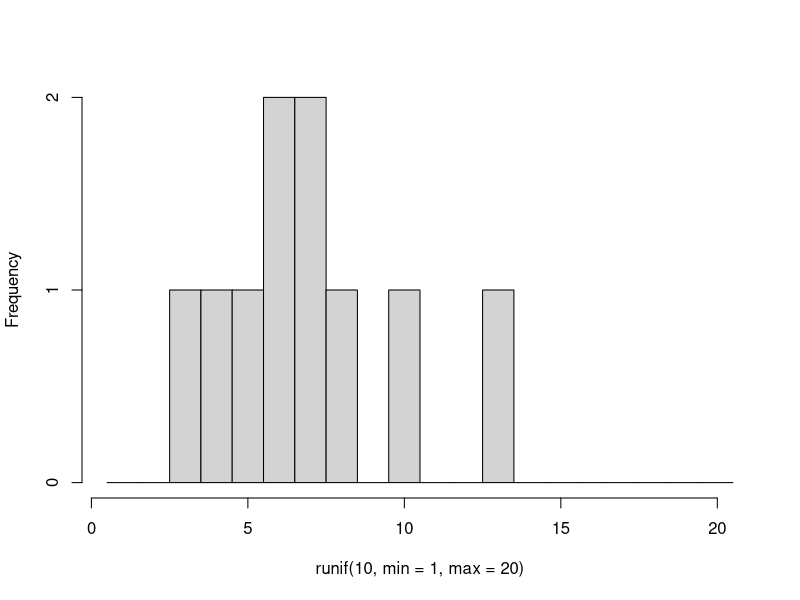
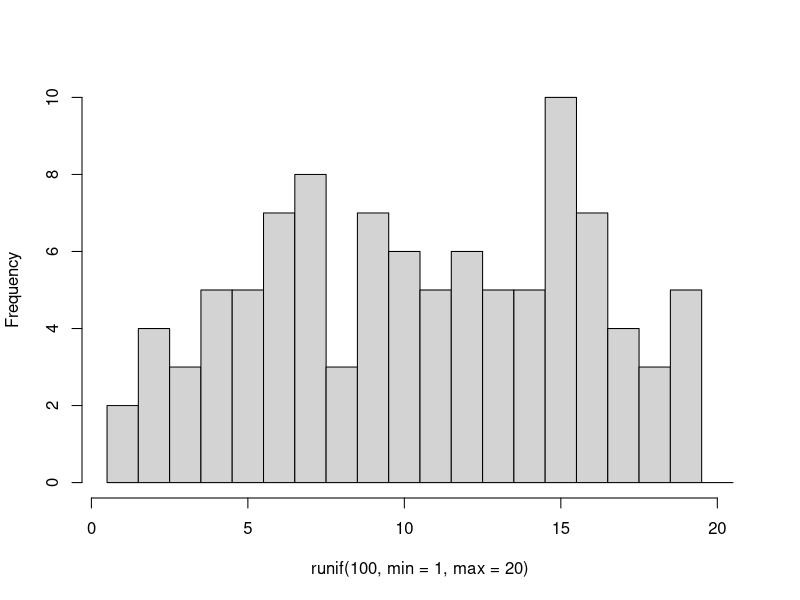
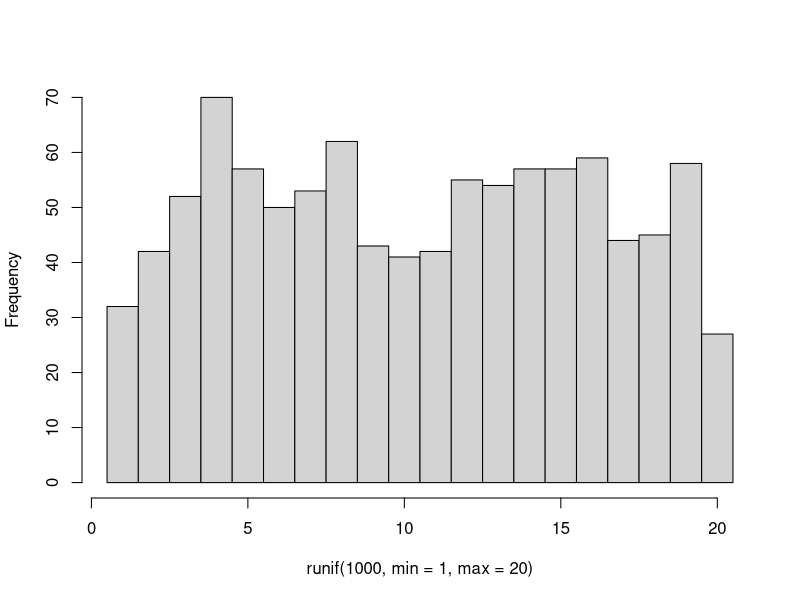
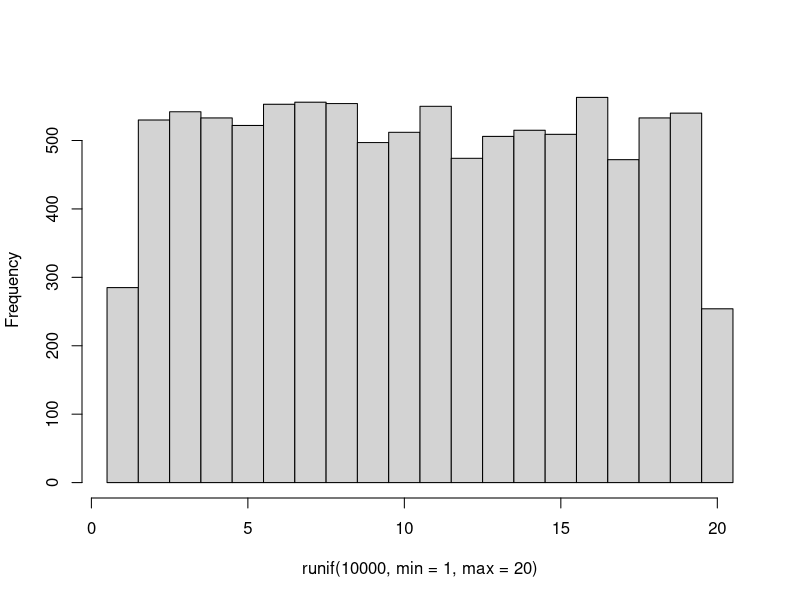
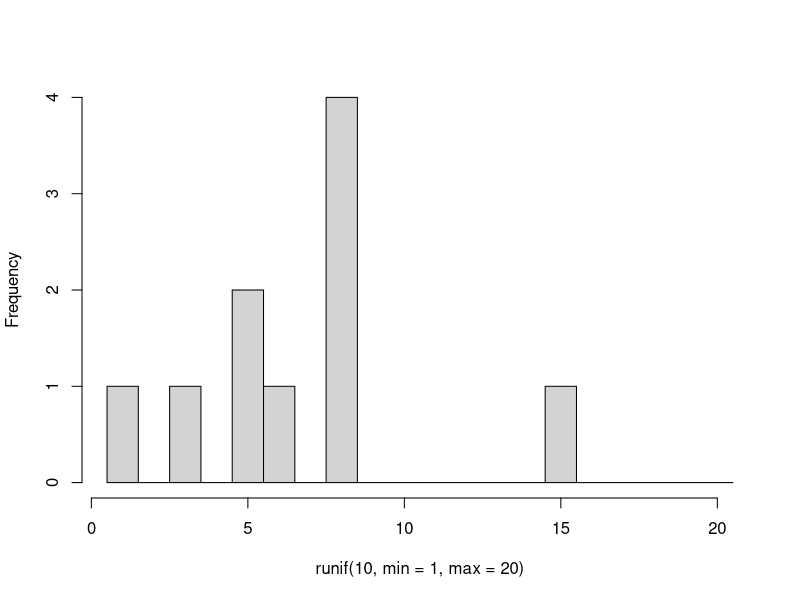
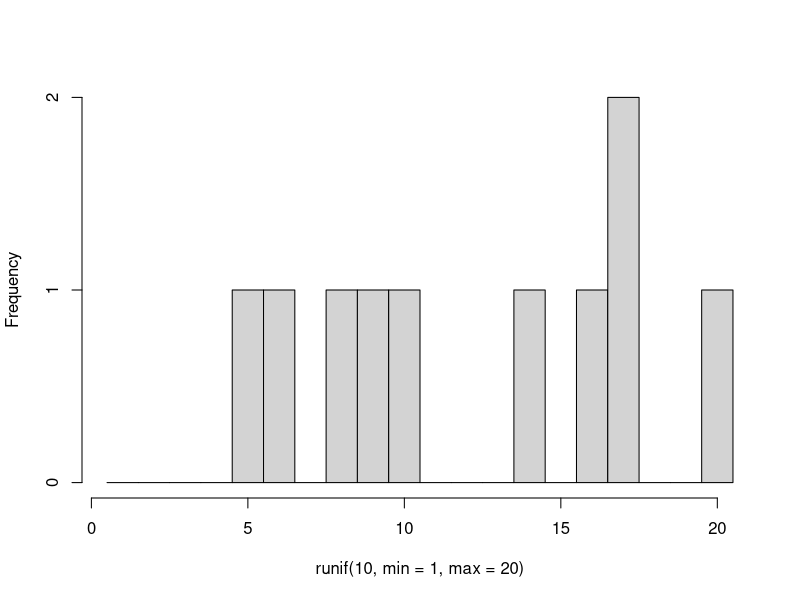
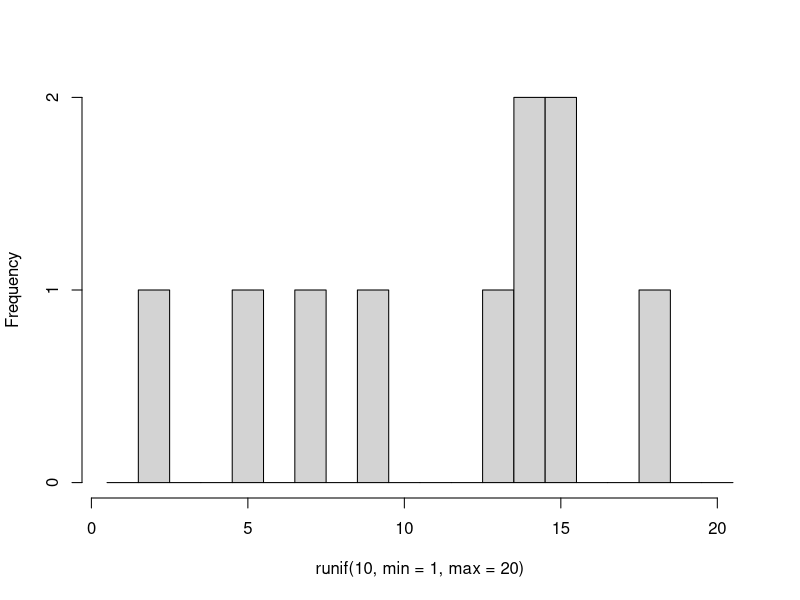
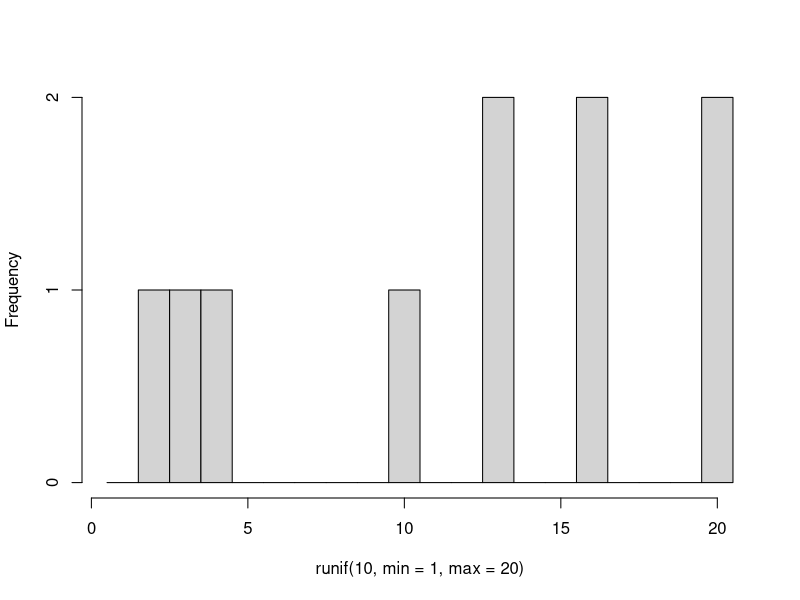

Here is the R script that generated these plots, in order:
## ---- chunk 1

runif(1)

runif(10)

## ---- chunk 2

runif(1, min = 6, max = 9)

runif(10, min = 4, max = 20)

## ---- chunk 3

floor(runif(1, min = 1, max = 6))

## ---- chunk 4
#| layout-ncol: 2
#| fig-cap: 
#|   - "10 rolls"
#|   - "100 rolls"
#|   - "1000 rolls" 
#|   - "10000 rolls"
#| echo: false

hist(runif(10, min = 1, max = 20), breaks = seq(from = 0.5, to = 20.5), main = NULL)
hist(runif(100, min = 1, max = 20), breaks = seq(from = 0.5, to = 20.5), main = NULL)
hist(runif(1000, min = 1, max = 20), breaks = seq(from = 0.5, to = 20.5), main = NULL)
hist(runif(10000, min = 1, max = 20), breaks = seq(from = 0.5, to = 20.5), main = NULL)

## ---- chunk 5
#| layout-ncol: 5
#| echo: false

for (i in seq_along(1:10)) {
  hist(runif(10, min = 1, max = 20), breaks = seq(from = 0.5, to = 20.5), main = NULL)
}

## ---- chunk 6

rnorm(5)

rnorm(5, mean = 50, sd = 5)

## ---- chunk 7
#| layout-ncol: 2
#| fig-cap: 
#|   - "10 draws"
#|   - "100 draws"
#|   - "1000 draws" 
#|   - "10000 draws"
#| echo: false

hist(rnorm(10, mean = 50, sd = 5), main = NULL)
hist(rnorm(100, mean = 50, sd = 5), main = NULL)
hist(rnorm(1000, mean = 50, sd = 5), main = NULL)
hist(rnorm(10000, mean = 50, sd = 5), main = NULL)

## ---- chunk 8
#| layout-ncol: 5
#| echo: false

for (i in seq_along(1:10)) {
  hist(rnorm(50, mean = 50, sd = 5), main = NULL)
}

